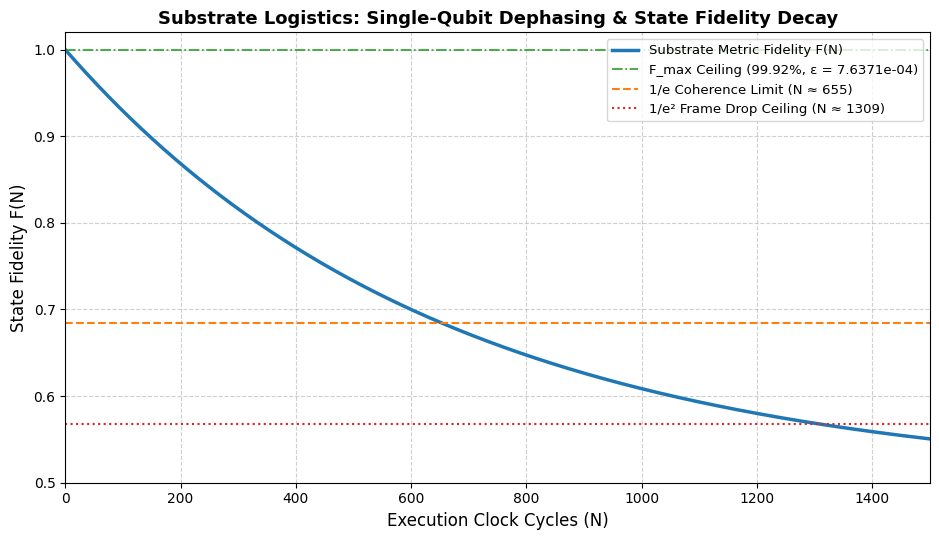

Write Python code to recreate this figure.
# ==============================================================================
# SUBSTRATE LOGISTICS: QUANTUM DEPHASING & FIDELITY SIMULATION (QuTiP)
# ==============================================================================

import numpy as np
import matplotlib.pyplot as plt

# Auto-install QuTiP in Google Colab environment
try:
    from qutip import qeye, sigmaz, basis, mesolve
except ImportError:
    import subprocess, sys
    print("Installing QuTiP library... (takes ~15 seconds)")
    subprocess.check_call([sys.executable, "-m", "pip", "install", "qutip"])
    from qutip import qeye, sigmaz, basis, mesolve

# --- 1. Substrate Hardware Constants ---
C_delta = 4.72e-4                     # Topological Drag Constant
phi = (1 + np.sqrt(5)) / 2            # Golden Ratio Modulus (1.61803399)
theta_chiral = np.deg2rad(36)         # 36-degree Chiral Twist angle in radians

# First-Order Precision Hardware Bounds
epsilon_floor = C_delta * phi          # 7.63712e-4 (0.00076371)
F_max = 1.0 - epsilon_floor            # 0.999236288 (99.9236%)
gamma_delta = 2 * epsilon_floor        # Dephasing rate: 2 * C_delta * phi = 0.0015274

# --- 2. Quantum Operators & Initial State ---
sz = sigmaz()
I = qeye(2)

# Substrate Jump Operator with 36-degree Chiral Phase Angle
# L_delta = sqrt(C_delta * phi) * exp(i * 36 deg) * sigma_z
L_delta = np.sqrt(C_delta * phi) * np.exp(1j * theta_chiral) * sz

# Initialize qubit in maximum superposition: |+> = (|0> + |1>) / sqrt(2)
psi0 = (basis(2, 0) + basis(2, 1)).unit()
rho0 = psi0 * psi0.dag()               # Density matrix rho(0)

# Track simulation across N = 0 to 1500 execution clock cycles
N_cycles = np.linspace(0, 1500, 1501)
H = 0 * sz                             # Free evolution (no external driving field)

# --- 3. Solve Master Equation ---
result = mesolve(H, rho0, N_cycles, c_ops=[L_delta])

# Calculate Off-Diagonal Coherence (rho_01) and State Fidelity F(N)
coherence = [np.abs(state[0, 1]) for state in result.states]
fidelity = [(1 + 2 * c) / 2 for c in coherence]

# --- 4. Print Diagnostics to Screen ---
print("\n" + "="*58)
print(" SUBSTRATE LOGISTICS QUANTUM TELEMETRY RESULTS")
print("="*58)
print(f"Single-Cycle Error Floor (epsilon_floor) : {epsilon_floor:.6e} (~7.6371e-4)")
print(f"Max Single-Gate Fidelity Ceiling (F_max) : {F_max * 100:.4f}% (~99.9236%)")
print(f"Dephasing Rate (gamma_delta)             : {gamma_delta:.6f} per cycle")
print(f"1/e Coherence Limit (N_1/e)              : {N_cycles[np.argmin(np.abs(np.array(coherence) - 0.5/np.e))]:.0f} cycles")
print(f"1/e^2 Frame Drop Ceiling (N_max)         : {N_cycles[np.argmin(np.abs(np.array(coherence) - 0.5/(np.e**2)))]:.0f} cycles")
print("="*58 + "\n")

# --- 5. Plot Visual Chart ---
plt.figure(figsize=(9.5, 5.5))
plt.plot(N_cycles, fidelity, label='Substrate Metric Fidelity F(N)', color='#1f77b4', linewidth=2.5)

# Benchmark Lines
plt.axhline(F_max, color='#2ca02c', linestyle='-.', linewidth=1.2, 
            label=f'F_max Ceiling ({F_max*100:.2f}%, ε = {epsilon_floor:.4e})')
plt.axhline((1 + 1/np.e) / 2, color='#ff7f0e', linestyle='--', linewidth=1.5, 
            label='1/e Coherence Limit (N ≈ 655)')
plt.axhline((1 + 1/(np.e**2)) / 2, color='#d62728', linestyle=':', linewidth=1.5, 
            label='1/e² Frame Drop Ceiling (N ≈ 1309)')

plt.xlabel('Execution Clock Cycles (N)', fontsize=12)
plt.ylabel('State Fidelity F(N)', fontsize=12)
plt.title('Substrate Logistics: Single-Qubit Dephasing & State Fidelity Decay', fontsize=13, fontweight='bold')
plt.xlim(0, 1500)
plt.ylim(0.5, 1.02)
plt.grid(True, linestyle='--', alpha=0.6)
plt.legend(fontsize=9.5, loc='upper right')
plt.tight_layout()
plt.show()
